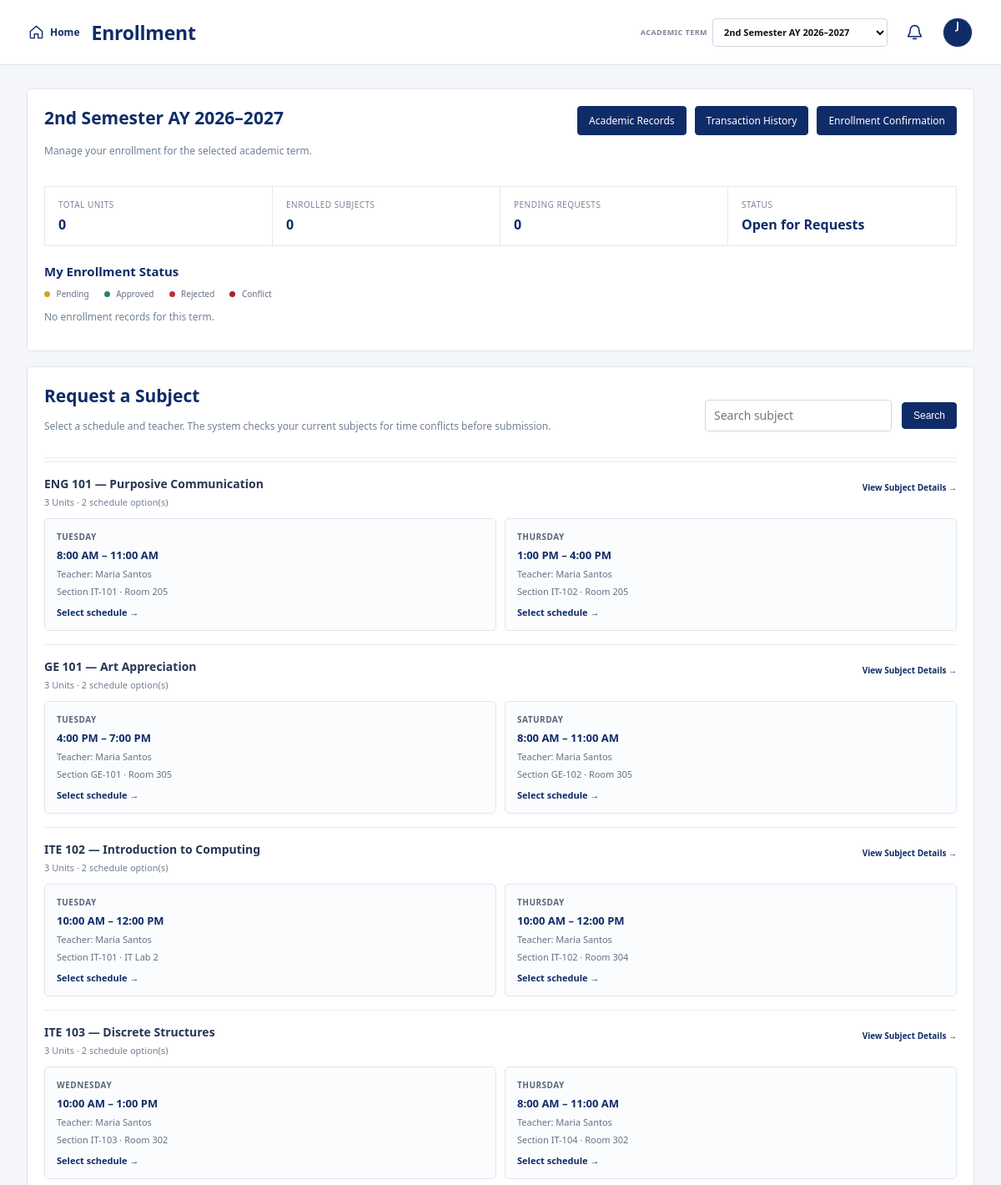
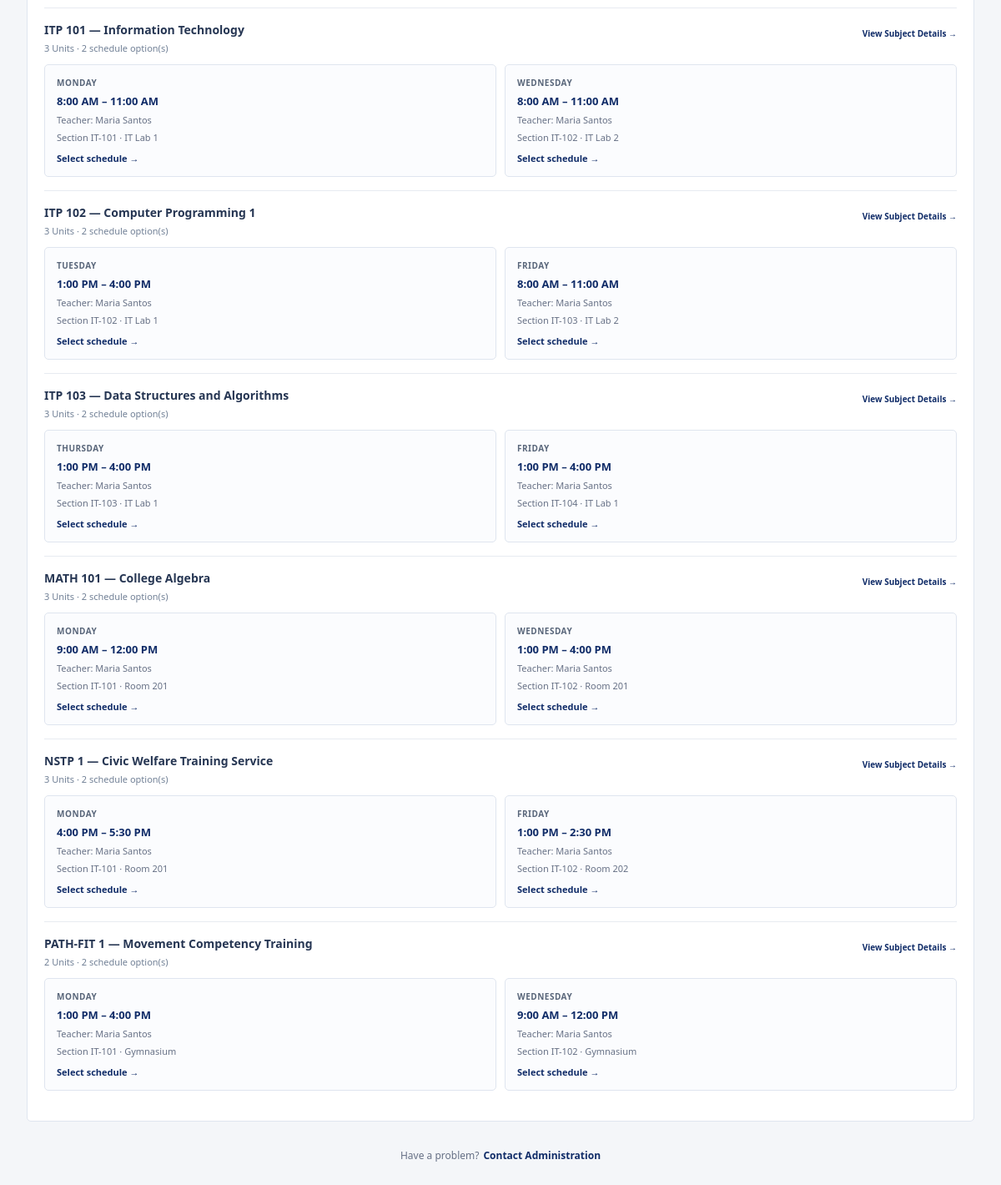
The app's page /enrollment.php (signed in) with its own data (2 pictures, top to bottom).
### tables this page shows
CREATE TABLE academic_terms (
 id INT AUTO_INCREMENT PRIMARY KEY,
 term_key VARCHAR(40) UNIQUE NOT NULL,
 label VARCHAR(120) NOT NULL,
 is_current TINYINT(1) NOT NULL DEFAULT 0,
 sort_order INT NOT NULL DEFAULT 0
);

CREATE TABLE subjects (
 id INT AUTO_INCREMENT PRIMARY KEY,
 code VARCHAR(30) NOT NULL UNIQUE,
 name VARCHAR(150) NOT NULL,
 units INT NOT NULL,
 section VARCHAR(50),
 faculty_id INT NULL,
 description TEXT NULL,
 prerequisite VARCHAR(180) NULL,
 FOREIGN KEY (faculty_id) REFERENCES users(id) ON DELETE SET NULL
);

CREATE TABLE subject_offerings (
 id INT AUTO_INCREMENT PRIMARY KEY,
 subject_id INT NOT NULL,
 faculty_id INT NULL,
 day_name VARCHAR(20) NOT NULL,
 start_time TIME NOT NULL,
 end_time TIME NOT NULL,
 room VARCHAR(80) NOT NULL,
 section VARCHAR(50) NOT NULL,
 FOREIGN KEY (subject_id) REFERENCES subjects(id) ON DELETE CASCADE,
 FOREIGN KEY (faculty_id) REFERENCES users(id) ON DELETE SET NULL
);

CREATE TABLE users (
 id INT AUTO_INCREMENT PRIMARY KEY,
 name VARCHAR(120) NOT NULL,
 email VARCHAR(150) UNIQUE NOT NULL,
 password_hash VARCHAR(255) NOT NULL,
 role ENUM('student','faculty','admin') NOT NULL DEFAULT 'student',
 student_id VARCHAR(30),
 program VARCHAR(120),
 created_at TIMESTAMP DEFAULT CURRENT_TIMESTAMP,
 avatar_path VARCHAR(255) NULL
);

### config.php (called while the page is built, shortened)
<?php
function e($value) { return htmlspecialchars((string)$value, ENT_QUOTES, 'UTF-8'); }
function get_terms(PDO $pdo): array { try { return $pdo->query('SELECT * FROM academic_terms ORDER BY sort_order DESC')->fetchAll(); } catch (PDOException $e) { return []; } }
function current_term(PDO $pdo): ?array { try { $q=$pdo->query("SELECT * FROM academic_terms WHERE is_current=1 ORDER BY id DESC LIMIT 1"); return $q->fetch() ?: null; } catch (PDOException $e) { return null; } }
function selected_term(PDO $pdo): ?array {
    $terms=get_terms($pdo); if (!$terms) return null;
    $key=$_GET['term']??'';
    foreach($terms as $t) if((int)$t['is_current']===1) return $t;
    return $terms[0];
}

### enrollment.php (the view, shortened to what this page needs)
<?php
require 'config.php'; require_role('student');
$u=$_SESSION['user']; $title='Enrollment'; $message=''; $error=''; $term=selected_term($pdo); $termId=$term?(int)$term['id']:0; $currentTerm=current_term($pdo); $isCurrent=$currentTerm && $term && (int)$currentTerm['id']===$termId;
try {
 $pdo->exec("CREATE TABLE IF NOT EXISTS subject_offerings (id INT AUTO_INCREMENT PRIMARY KEY, subject_id INT NOT NULL, faculty_id INT NULL, day_name VARCHAR(20) NOT NULL, start_time TIME NOT NULL, end_time TIME NOT NULL, room VARCHAR(80) NOT NULL, section VARCHAR(50) NOT NULL, FOREIGN KEY(subject_id) REFERENCES subjects(id) ON DELETE CASCADE, FOREIGN KEY(faculty_id) REFERENCES users(id) ON DELETE SET NULL)");
 try{$pdo->exec("UPDATE enrollments e JOIN schedules sc ON sc.student_id=e.student_id AND sc.subject_id=e.subject_id JOIN subject_offerings o ON o.subject_id=sc.subject_id AND o.day_name=sc.day_name AND o.start_time=sc.start_time AND o.end_time=sc.end_time AND o.room=sc.room SET e.offering_id=o.id WHERE e.offering_id IS NULL");}catch(PDOException $e){}
} catch(PDOException $e){$error='Enrollment schedule setup could not be completed. Please contact Administration.';}
$mine=[];
if($isCurrent){$mineQ=$pdo->prepare("SELECT e.id AS enrollment_id,e.status,e.created_at,s.*,o.day_name,o.start_time,o.end_time,o.room,o.section AS offering_section,u.name AS faculty_name FROM enrollments e JOIN subjects s ON s.id=e.subject_id LEFT JOIN subject_offerings o ON o.id=e.offering_id LEFT JOIN users u ON u.id=o.faculty_id WHERE e.student_id=? AND e.term_id=? ORDER BY s.code");$mineQ->execute([$u['id'],$termId]);$mine=$mineQ->fetchAll();}
$subjectSearch=trim($_GET['q']??'');$available=[];$offerStmt=$pdo->prepare("SELECT o.*,u.name AS faculty_name,s.code,s.name,s.units FROM subject_offerings o LEFT JOIN users u ON u.id=o.faculty_id JOIN subjects s ON s.id=o.subject_id WHERE o.subject_id=? ORDER BY FIELD(o.day_name,'Monday','Tuesday','Wednesday','Thursday','Friday','Saturday'),o.start_time");
if($isCurrent){$availableSql="SELECT s.*,COUNT(o.id) offering_count FROM subjects s JOIN subject_offerings o ON o.subject_id=s.id WHERE s.id NOT IN(SELECT subject_id FROM enrollments WHERE student_id=".(int)$u['id']." AND term_id=".(int)$termId.")";$availableParams=[];if($subjectSearch!==''){$availableSql.=" AND (s.code LIKE ? OR s.name LIKE ?)";$like='%'.$subjectSearch.'%';$availableParams=[$like,$like];}$availableSql.=" GROUP BY s.id ORDER BY s.code";$av=$pdo->prepare($availableSql);$av->execute($availableParams);$available=$av->fetchAll();}
$totalUnits=(int)array_sum(array_map(fn($r)=>(int)$r['units'],$mine));
require 'header.php';
?>
<div class="section"><div class="section-intro"><div><h2><?=e($term['label']??'Enrollment')?></h2><p class="muted">Manage your enrollment for the selected academic term.</p></div><div class="button-group"><a class="btn" href="academic_records.php">Academic Records</a><a class="btn" href="transactions.php">Transaction History</a><a class="btn" href="enrollment_confirmation.php">Enrollment Confirmation</a></div></div>
<div class="enrollment-overview"><div><span>Total Units</span><strong><?=e($totalUnits)?></strong></div><div><span>Enrolled Subjects</span><strong><?=e(count(array_filter($mine,fn($r)=>$r['status']==='approved')))?></strong></div><div><span>Pending Requests</span><strong><?=e(count(array_filter($mine,fn($r)=>$r['status']==='pending')))?></strong></div><div><span>Status</span><strong><?= $isCurrent?'Open for Requests':'Historical' ?></strong></div></div>
<h3 class="subsection-title">My Enrollment Status</h3>
<div class="status-legend"><span><i class="status-dot pending-dot"></i> Pending</span><span><i class="status-dot approved-dot"></i> Approved</span><span><i class="status-dot rejected-dot"></i> Rejected</span><span><i class="status-dot conflict-dot"></i> Conflict</span></div>
<?php if(!$mine):?><p class="muted">No enrollment records for this term.</p><?php endif;?></div>
<?php if($isCurrent):?><div class="section"><div class="card-head"><div><h2>Request a Subject</h2><p class="muted enrollment-intro">Select a schedule and teacher. The system checks your current subjects for time conflicts before submission.</p></div><form method="get" class="announcement-filter"><input type="hidden" name="term" value="<?=e($term['term_key'])?>"><input name="q" value="<?=e($subjectSearch)?>" placeholder="Search subject"><button class="btn">Search</button></form></div>
<?php foreach($available as $s):$offerStmt->execute([$s['id']]);$offers=$offerStmt->fetchAll();?><div class="subject-choice"><div class="subject-choice-head"><div><b><?=e($s['code'])?> — <?=e($s['name'])?></b><small><?=e($s['units'])?> Units · <?=count($offers)?> schedule option(s)</small></div><a class="small-link" href="subject_details.php?id=<?=e($s['id'])?>">View Subject Details →</a></div><div class="offering-grid"><?php foreach($offers as $o):?><button type="button" class="offering-card offering-select" data-id="<?=e($o['id'])?>" data-code="<?=e($o['code'])?>" data-name="<?=e($o['name'])?>" data-units="<?=e($o['units'])?>" data-day="<?=e($o['day_name'])?>" data-start="<?=e($o['start_time'])?>" data-end="<?=e($o['end_time'])?>" data-room="<?=e($o['room'])?>" data-section="<?=e($o['section'])?>" data-teacher="<?=e($o['faculty_name']??'Assigned Faculty')?>"><div class="offering-day"><?=e($o['day_name'])?></div><strong><?=date('g:i A',strtotime($o['start_time']))?> – <?=date('g:i A',strtotime($o['end_time']))?></strong><span>Teacher: <?=e($o['faculty_name']??'Assigned Faculty')?></span><span>Section <?=e($o['section'])?> · <?=e($o['room'])?></span><span class="select-hint">Select schedule →</span></button><?php endforeach;?></div></div><?php endforeach;?></div>
<?php endif; ?>
<div class="admin-help"><span>Have a problem?</span><a href="contact.php">Contact Administration</a></div>
<?php require 'footer.php';?>

### records on screen
academic_terms: label "2nd Semester AY 2026–2027"
subjects: code "ENG 101", name "Purposive Communication", units "3", count($offers) "2"
subject_offerings: day_name "TUESDAY", start_time "8:00 AM", end_time "11:00 AM", faculty.name "Maria Santos", section "IT-101", room "Room 205"
subject_offerings: day_name "THURSDAY", start_time "1:00 PM", end_time "4:00 PM", faculty.name "Maria Santos", section "IT-102", room "Room 205"
subjects: code "GE 101", name "Art Appreciation", units "3", count($offers) "2"
subject_offerings: day_name "TUESDAY", start_time "4:00 PM", end_time "7:00 PM", faculty.name "Maria Santos", section "GE-101", room "Room 305"
subject_offerings: day_name "SATURDAY", start_time "8:00 AM", end_time "11:00 AM", faculty.name "Maria Santos", section "GE-102", room "Room 305"
subjects: code "ITE 102", name "Introduction to Computing", units "3", count($offers) "2"
subject_offerings: day_name "TUESDAY", start_time "10:00 AM", end_time "12:00 PM", faculty.name "Maria Santos", section "IT-101", room "IT Lab 2"
subject_offerings: day_name "THURSDAY", start_time "10:00 AM", end_time "12:00 PM", faculty.name "Maria Santos", section "IT-102", room "Room 304"
subjects: code "ITE 103", name "Discrete Structures", units "3", count($offers) "2"
subject_offerings: day_name "WEDNESDAY", start_time "10:00 AM", end_time "1:00 PM", faculty.name "Maria Santos", section "IT-103", room "Room 302"
subject_offerings: day_name "THURSDAY", start_time "8:00 AM", end_time "11:00 AM", faculty.name "Maria Santos", section "IT-104", room "Room 302"
subjects: code "ITP 101", name "Information Technology", units "3", count($offers) "2"
subject_offerings: day_name "MONDAY", start_time "8:00 AM", end_time "11:00 AM", faculty.name "Maria Santos", section "IT-101", room "IT Lab 1"
subject_offerings: day_name "WEDNESDAY", start_time "8:00 AM", end_time "11:00 AM", faculty.name "Maria Santos", section "IT-102", room "IT Lab 2"
subjects: code "ITP 102", name "Computer Programming 1", units "3", count($offers) "2"
subject_offerings: day_name "TUESDAY", start_time "1:00 PM", end_time "4:00 PM", faculty.name "Maria Santos", section "IT-102", room "IT Lab 1"
subject_offerings: day_name "FRIDAY", start_time "8:00 AM", end_time "11:00 AM", faculty.name "Maria Santos", section "IT-103", room "IT Lab 2"
subjects: code "ITP 103", name "Data Structures and Algorithms", units "3", count($offers) "2"
subject_offerings: day_name "THURSDAY", start_time "1:00 PM", end_time "4:00 PM", faculty.name "Maria Santos", section "IT-103", room "IT Lab 1"
subject_offerings: day_name "FRIDAY", start_time "1:00 PM", end_time "4:00 PM", faculty.name "Maria Santos", section "IT-104", room "IT Lab 1"
subjects: code "MATH 101", name "College Algebra", units "3", count($offers) "2"
subject_offerings: day_name "MONDAY", start_time "9:00 AM", end_time "12:00 PM", faculty.name "Maria Santos", section "IT-101", room "Room 201"
subject_offerings: day_name "WEDNESDAY", start_time "1:00 PM", end_time "4:00 PM", faculty.name "Maria Santos", section "IT-102", room "Room 201"
subjects: code "NSTP 1", name "Civic Welfare Training Service", units "3", count($offers) "2"
subject_offerings: day_name "MONDAY", start_time "4:00 PM", end_time "5:30 PM", faculty.name "Maria Santos", section "IT-101", room "Room 201"
subject_offerings: day_name "FRIDAY", start_time "1:00 PM", end_time "2:30 PM", faculty.name "Maria Santos", section "IT-102", room "Room 202"
subjects: code "PATH-FIT 1", name "Movement Competency Training", units "2", count($offers) "2"
subject_offerings: day_name "MONDAY", start_time "1:00 PM", end_time "4:00 PM", faculty.name "Maria Santos", section "IT-101", room "Gymnasium"
subject_offerings: day_name "WEDNESDAY", start_time "9:00 AM", end_time "12:00 PM", faculty.name "Maria Santos", section "IT-102", room "Gymnasium"

### other values on screen
$title "Enrollment"
substr($_SESSION['user']['name'],0,1) "J"
$totalUnits "0"
count(array_filter($mine,fn($r)=>$r['status']==='approved')) "0"
count(array_filter($mine,fn($r)=>$r['status']==='pending')) "0"
form field term "2nd Semester AY 2026–2027"
